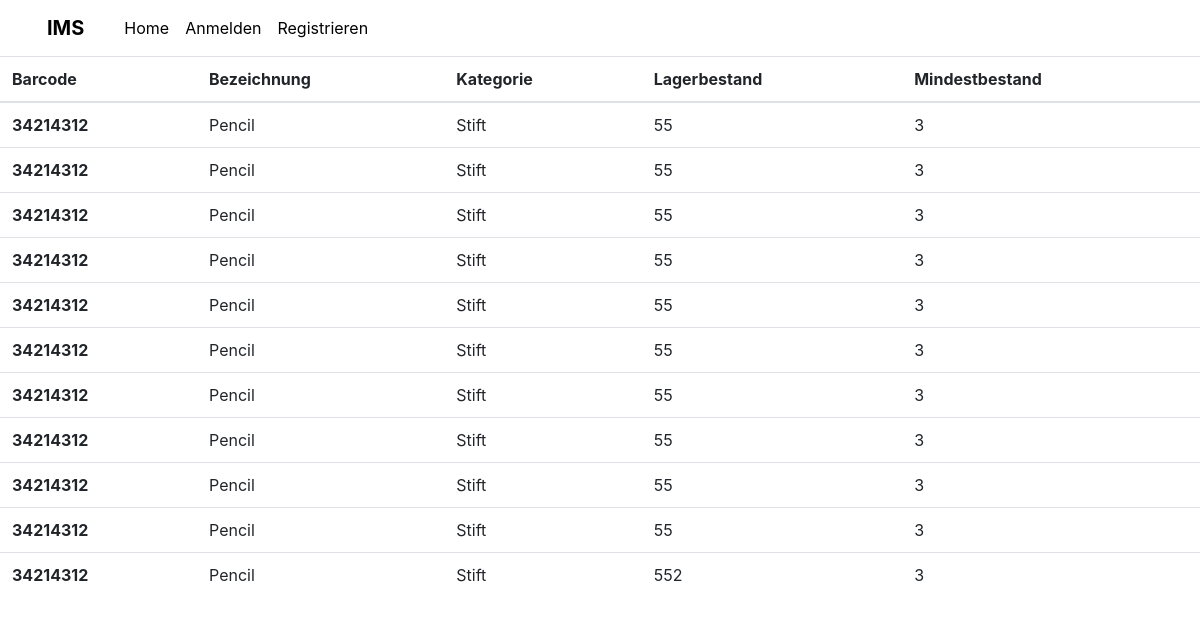
Page /showInventory/ on the earlier database version.
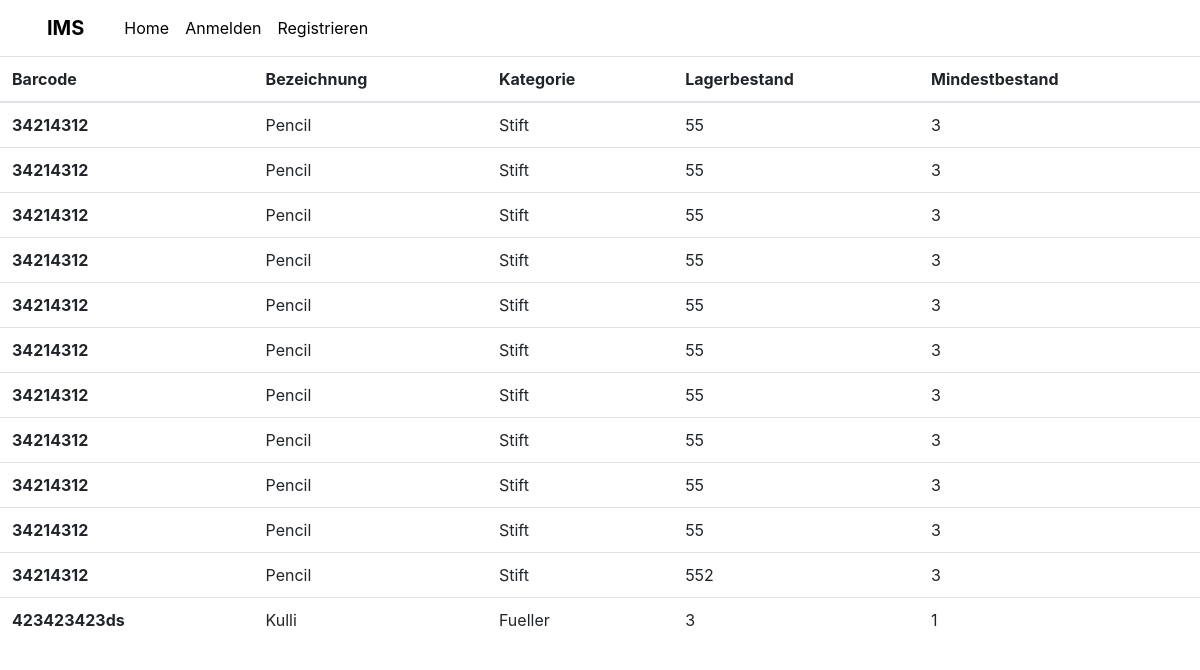
Same page on the later database version.
### ims/models.py (models this page shows, shortened)
class Lager(models.Model):
    id = models.AutoField(primary_key=True)
    Barcode = models.CharField(max_length=30)
    Bezeichnung = models.CharField(max_length=25)
    Kategorie = models.CharField(max_length=20)
    Lagerbestand = models.IntegerField()
    Mindestbestand = models.IntegerField()

### ims/views.py (the view)
# urls.py: path('showInventory/', views.showInventory, name='showInventory'),
def showInventory(request):
    lager = Lager.objects.all()
    return render(request, 'showInventory.html', {'lager': lager})

### ims/templates/showInventory.html
{%extends 'base.html'%}
{%block content%}
<table class="table">
    <thead>
      <tr>
        <th scope="col">Barcode</th>
        <th scope="col">Bezeichnung</th>
        <th scope="col">Kategorie</th>
        <th scope="col">Lagerbestand</th>
        <th scope="col">Mindestbestand</th>
      </tr>
    </thead>
    <tbody>
      {%for article in lager%}
      <tr>
        <th scope="row">{{article.Barcode}}</th>
        <td>{{article.Bezeichnung}}</td>
        <td>{{article.Kategorie}}</td>
        <td>{{article.Lagerbestand}}</td>
        <td>{{article.Mindestbestand}}</td>
      </tr>
      {%endfor%}
    </tbody>
  </table>
{%endblock%}

Differences in the rows shown:
added Lager: Barcode "423423423ds", Bezeichnung "Kulli", Kategorie "Fueller", Lagerbestand "3", Mindestbestand "1"
